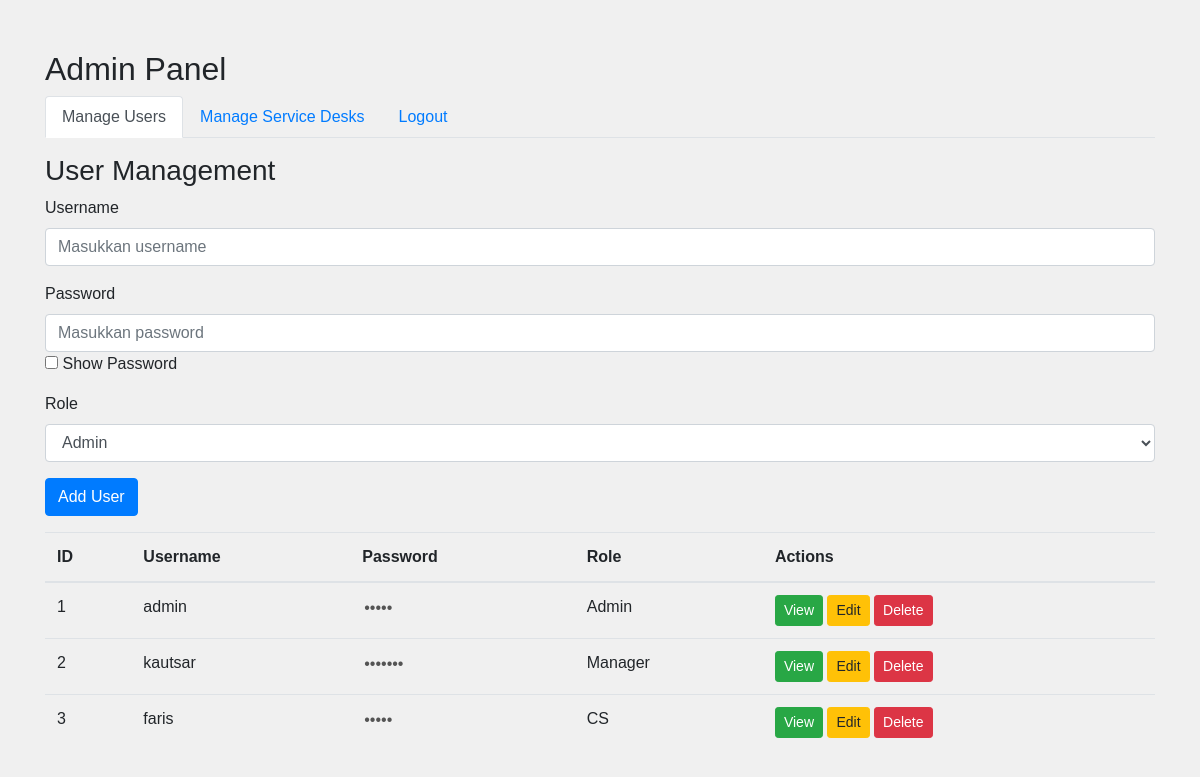
Page /admin/admin.php (signed in) on the earlier database version.
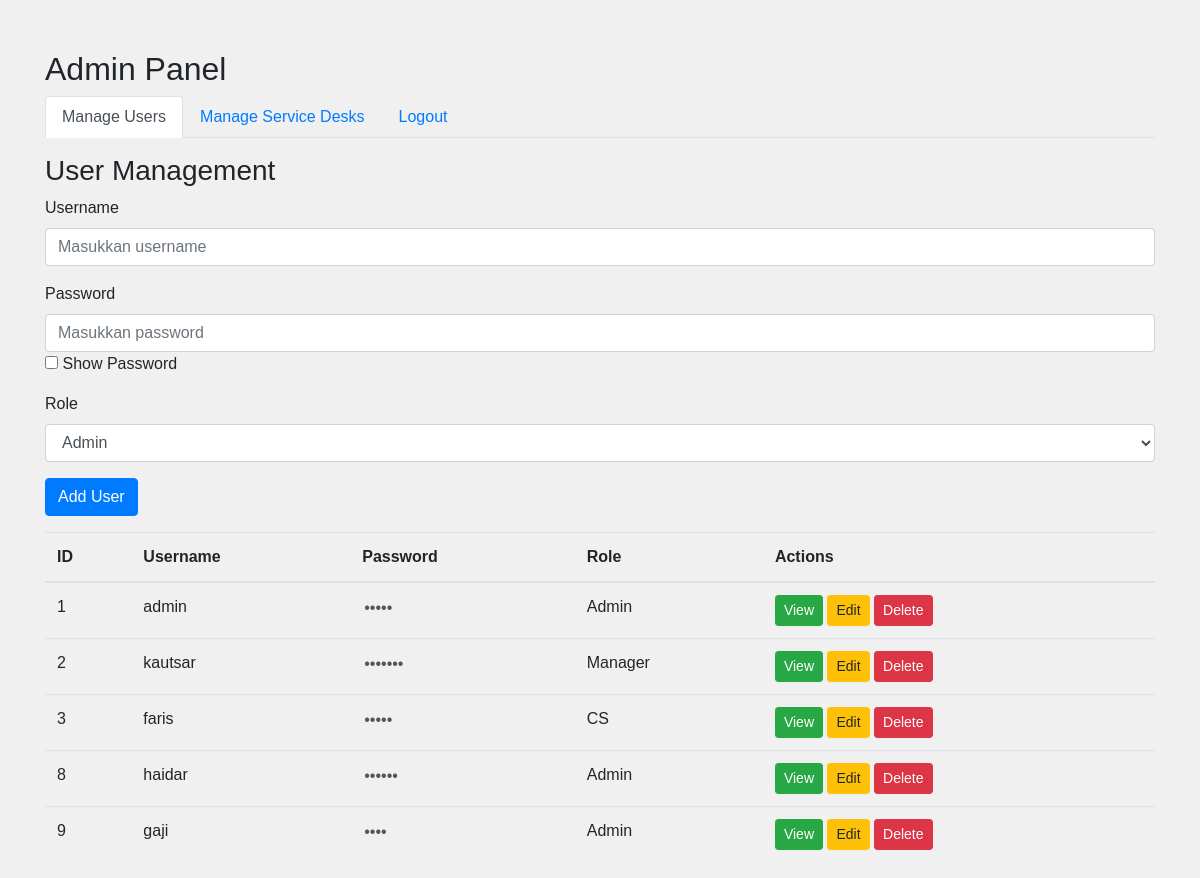
Same page on the later database version.
### tables this page shows
CREATE TABLE `users` (
  `id` int(11) NOT NULL,
  `username` varchar(50) NOT NULL,
  `password` varchar(50) NOT NULL,
  `role` varchar(50) NOT NULL
);

### admin/admin.php (the view, shortened to what this page needs)
<?php
$servername = "localhost";
$username = "root";
$password = "";
$dbname = "grapara";
$conn = new mysqli($servername, $username, $password, $dbname);
?>
<!DOCTYPE html>
<html lang="en">
<head>
    <link rel="stylesheet" href="https://stackpath.bootstrapcdn.com/bootstrap/4.5.2/css/bootstrap.min.css">
    <link rel="stylesheet" href="../styles.css">
</head>
<body>
<div class="container">
    <h2>Admin Panel</h2>
    <ul class="nav nav-tabs" id="adminTab" role="tablist">
        <li class="nav-item">
            <a class="nav-link active" id="user-tab" data-toggle="tab" href="#users" role="tab" aria-controls="users" aria-selected="true">Manage Users</a>
        </li>
        <li class="nav-item">
            <a class="nav-link" id="desk-tab" data-toggle="tab" href="#desks" role="tab" aria-controls="desks" aria-selected="false">Manage Service Desks</a>
        </li>
        <li class="nav-item">
            <a class="nav-link" id="logout-tab" aria-controls="logout" aria-selected="false" onclick="javascript:return confirm('Apakah Anda yakin ingin logout?');" href="../autentikasi/logout.php">Logout</></a>
        </li>
    </ul>
    <div class="tab-content" id="adminTabContent">
        <div class="tab-pane fade show active" id="users" role="tabpanel" aria-labelledby="user-tab">
            <h3 class="mt-3">User Management</h3>
            <form id="userForm" method="POST" action="">
                <div class="form-group">
                    <label for="username">Username</label>
                    <input type="text" class="form-control" id="username" name="username" placeholder="Masukkan username" required>
                </div>
                <div class="form-group">
                    <label for="password">Password</label>
                    <input type="password" class="form-control" id="password" name="password" placeholder="Masukkan password" required>
                    <input type="checkbox" onclick="showHidePwd()"> Show Password
                </div>
                <div class="form-group">
                    <label for="role">Role</label>
                    <select class="form-control" id="role" name="role" required>
                        <option value="Admin">Admin</option>
                    </select>
                </div>
                <button type="submit" class="btn btn-primary" name="addUser">Add User</button>
            </form>
            <table class="table mt-3">
                <thead>
                    <tr>
                        <th>ID</th>
                        <th>Username</th>
                        <th>Password</th>
                        <th>Role</th>
                        <th>Actions</th>
                    </tr>
                </thead>
                <tbody>
                    <?php
                    $result = $conn->query("SELECT * FROM users");
                    while ($row = $result->fetch_assoc()) {
                        echo "<tr>
                                <td>{$row['id']}</td>
                                <td>{$row['username']}</td>
                                <td><input type='password' id='passwordTb' name='passwordTb' value='{$row['password']}' style='border: 0; background: #f0f0f0; width: 80px;' disabled>
                                </td>
                                <td>{$row['role']}</td>
                                <td>
                                    <form method='POST' action='' style='display:inline-block;'>
                                        <input type='hidden' name='userId' value='{$row['id']}'>
                                        <a href='view_manageuser.php' class='btn btn-success btn-sm'>View</a>
                                        <a href='edit_manageuser.php' class='btn btn-warning btn-sm'>Edit</a>
                                        <button type='submit' name='deleteUser' class='btn btn-danger btn-sm'>Delete</button>
                                    </form>
                                </td>
                            </tr>";
                    }
                    ?>
                </tbody>
            </table>
        </div>
    </div>
</div>
</body>
</html>

### styles.css (style rules this page uses)
.container { margin-top: 50px; }
body { font-family: Arial, sans-serif; background-color: #f0f0f0; margin: 0; padding: 0; }

Differences in the rows shown:
added users: id "8", username "haidar", role "Admin"
added users: id "9", username "gaji", role "Admin"
